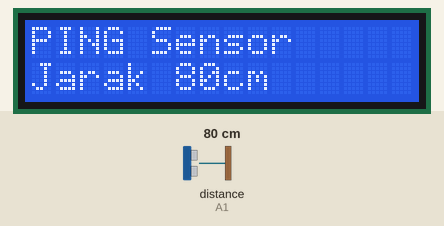
Bench run of a sketch on a simulated Arduino Uno, built with avr-gcc and run on an emulated ATmega328P. Parts: 16×2 character LCD. Wiring (inferred from the names in the program): ultrasonic range finder: trigger A1; echo A1. The inputs (shaded band) are chosen by the test bench; at power-on: distance to the obstacle (sensor on A1) 80 cm. The echo pulse lasts 58.3 µs per cm.

Above: at 1.2 s.
1.3 s: distance to the obstacle (sensor on A1) set to 2 cm
At 1.7 s:
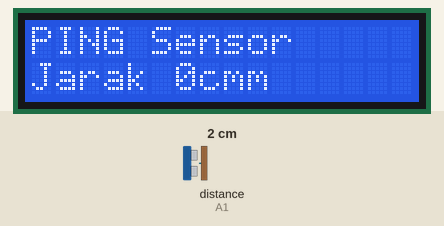
2.8 s: distance to the obstacle (sensor on A1) set to 250 cm
At 2.82 s:
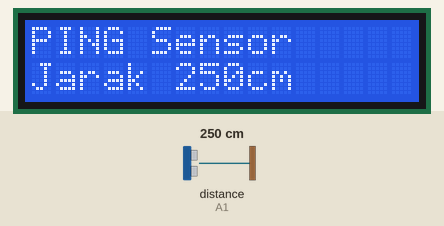
4.3 s: distance to the obstacle (sensor on A1) set to 4 cm
At 5.2 s:
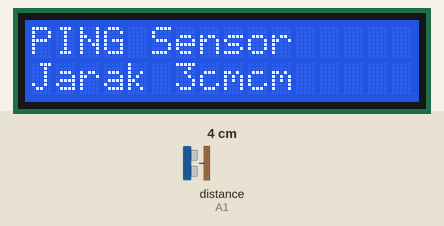
Timing chart, 0 to 7.3 s (numbered marks = the images above; inputs shaded):
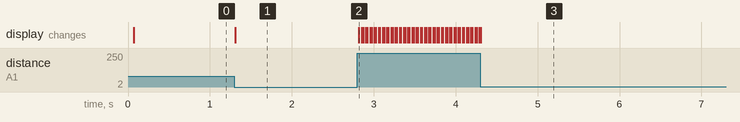

Measured:
- after the input at 1.3 s, the display: changes at once (image 1)
- after the input at 2.8 s, the display: changes at once (image 2)
- after the input at 4.3 s, the display: first differs from a run without the input at once (image 3)

The sketch:

13_16520356_02.ino
```cpp
#include <LiquidCrystal.h>
LiquidCrystal lcd(7, 6, 5, 4, 3, 2);	// pin arduino yang terhubung ke LCD
const int ping_Pin = A1;				// pin arduino yang terhubung ke ultrasonic sensor
long dur, cm;							// simpan nilai durasi dan jarak (cm)

void setup() {
  lcd.begin(16, 2);						// atur jumlah kolom dan baris LCD
  lcd.print("PING Sensor");
}

void loop() {
  cm = read_sensor_ultrasonic();

  /* print to LCD */
  lcd.setCursor(0,1);				// atur kursor ke kolom 0 baris 1
  lcd.print("Jarak");
  lcd.setCursor(6,1);				// atur kursor ke kolom 6 baris 1
  lcd.print(cm);					// cetak nilai jarak
  lcd.print("cm");					// cetak nilai satuan (cm)
  print_unit_cm(cm);				// cetak nilai satuan (cm)
}

int read_sensor_ultrasonic(){

   /* Membaca dari ultrasonic sensor */

  pinMode(ping_Pin, OUTPUT);		// atur pin sebagai OUTPUT
  digitalWrite(ping_Pin, LOW);		// beri sinyal awal dengan LOW
  delayMicroseconds(2);				// jeda 2 mikro sekon
  digitalWrite(ping_Pin, HIGH);		// trigger sensor dengan sinyal HIGH
  delayMicroseconds(5);				// trigger sensor selama 5 mikro sekon
  digitalWrite(ping_Pin, LOW);		// beri sinyal LOW

  pinMode(ping_Pin, INPUT);			// atur pin sebagai INPUT
  dur = pulseIn(ping_Pin, HIGH);	// sinyal HIGH untuk dapat durasi dalam mikro sekon
  cm = ms_to_cm(dur);				// konversi mikro sekon ke cm

  if (cm >= 2 && cm <= 330){
    return cm;
  } else {
    return 0;
  }
}

long ms_to_cm(long ms) {
  // kecepatan suara 340 m/s atau 29 mikro/cm
  // dibagi dua untuk mencari jarak sensor-objek
  return ms / 29 / 2;
}

void print_unit_cm(long cm) {
  /* mencetak satuan cm */

  int ROW = 1;
  int ERR_Digit = 6;
  int oneDigit = 7;		// untuk satu digit
  int twoDigit = 8;		// untuk dua digit
  int threeDigit = 9;	// untuk tiga digit
  int lenUnit = 2;
}


  
```
